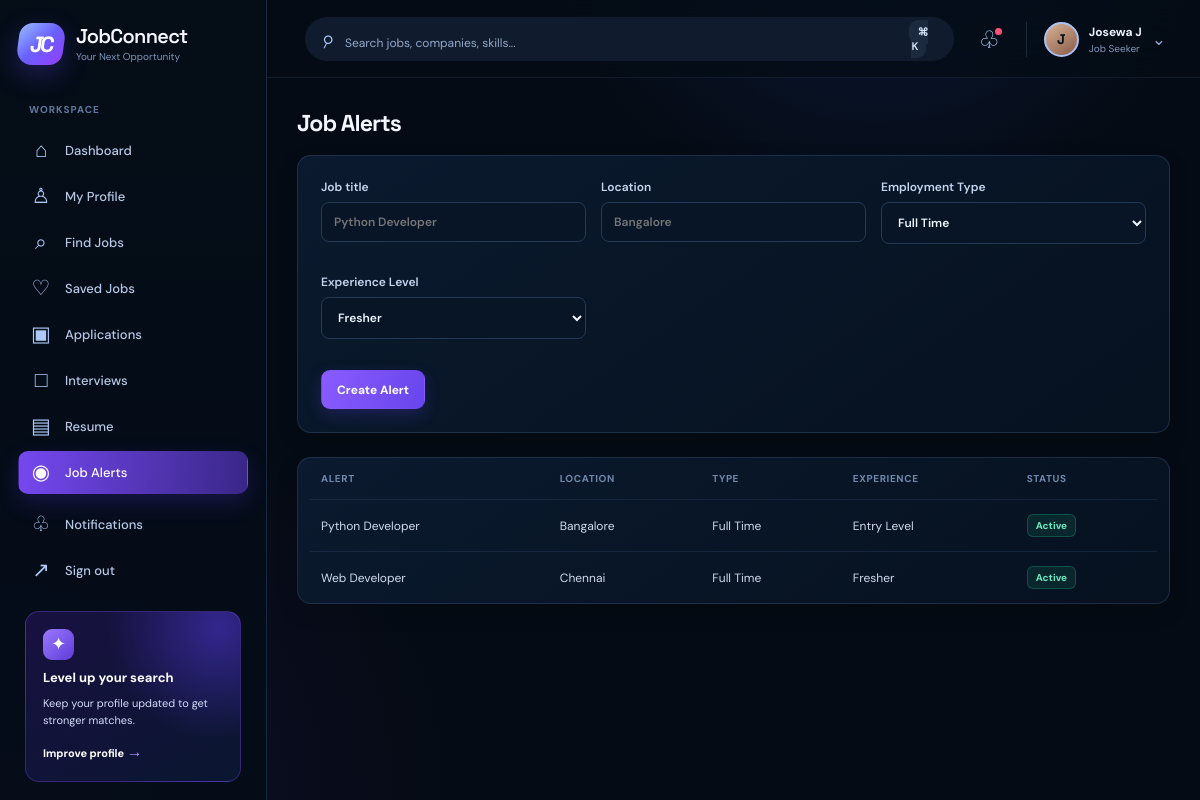
Screenshot of /job_alerts (signed in) with the database file from the repository.
### tables this page shows
CREATE TABLE users (
            id INTEGER PRIMARY KEY AUTOINCREMENT,
            username TEXT UNIQUE NOT NULL,
            full_name TEXT NOT NULL,
            email TEXT UNIQUE NOT NULL,
            phone TEXT,
            password_hash TEXT NOT NULL,
            role TEXT NOT NULL,
            location TEXT,
            profile_image TEXT,
            created_at TEXT NOT NULL DEFAULT CURRENT_TIMESTAMP
        );

CREATE TABLE job_alerts (
            id INTEGER PRIMARY KEY AUTOINCREMENT,
            user_id INTEGER NOT NULL,
            keywords TEXT,
            location TEXT,
            employment_type TEXT,
            experience_level TEXT,
            active INTEGER DEFAULT 1,
            created_at TEXT NOT NULL DEFAULT CURRENT_TIMESTAMP,
            FOREIGN KEY(user_id) REFERENCES users(id)
        );

### backend/app.py (the view, shortened to what this page needs)
@app.route("/job_alerts", methods=["GET", "POST"])
def job_alerts():
    user = get_current_user()
    if not user:
        flash("Please log in to manage job alerts.", "error")
        return redirect(url_for("login"))
    conn = get_db_connection()
    alerts = conn.execute("SELECT * FROM job_alerts WHERE user_id = ? ORDER BY created_at DESC", (user["id"],)).fetchall()
    conn.close()
    return render_template("job_alerts.html", alerts=[dict(row) for row in alerts], user=user)

### backend/app.py (called while the page is built, shortened)
def get_current_user():
    user_id = session.get("user_id")
    if not user_id:
        return None
    conn = get_db_connection()
    user = conn.execute("SELECT * FROM users WHERE id = ?", (user_id,)).fetchone()
    conn.close()
    return dict(user) if user else None

def ensure_demo_data():
    conn = get_db_connection()
    user_count = conn.execute("SELECT COUNT(*) FROM users").fetchone()[0]
    if user_count > 0:
        conn.close()
        return

@app.before_request
def setup_demo_data():
    init_db()
    ensure_demo_data()

@app.context_processor
def inject_user():
    return {"current_user": get_current_user()}

### backend/database.py (called while the page is built)
def get_db_connection():
    conn = sqlite3.connect(DB_PATH)
    conn.row_factory = sqlite3.Row
    return conn

### frontend/templates/job_alerts.html (shortened to what this page needs)
{% extends 'base.html' %}
{% block content %}
<div class="container" style="max-width: 900px;">
  <div class="section-heading">
    <h2>Job Alerts</h2>
  </div>
  <div class="form-panel">
    <form method="POST">
      <div class="form-grid">
        <div class="form-row"><label>Job title<input type="text" name="keywords" placeholder="Python Developer" /></label></div>
        <div class="form-row"><label>Location<input type="text" name="location" placeholder="Bangalore" /></label></div>
        <div class="form-row"><label>Employment Type<select name="employment_type"><option>Full Time</option><option>Internship</option><option>Contract</option></select></label></div>
        <div class="form-row"><label>Experience Level<select name="experience_level"><option>Fresher</option><option>Entry Level</option><option>1–2 Years</option></select></label></div>
      </div>
      <button type="submit" class="btn btn-primary" style="margin-top: 16px;">Create Alert</button>
    </form>
  </div>
  <div class="table-wrap" style="margin-top: 24px;">
    <table>
      <thead>
        <tr>
          <th>Alert</th>
          <th>Location</th>
          <th>Type</th>
          <th>Experience</th>
          <th>Status</th>
        </tr>
      </thead>
      <tbody>
        {% for alert in alerts %}
        <tr>
          <td>{{ alert.keywords }}</td>
          <td>{{ alert.location }}</td>
          <td>{{ alert.employment_type }}</td>
          <td>{{ alert.experience_level }}</td>
          <td>{% if alert.active %}<span class="badge success">Active</span>{% else %}<span class="badge danger">Paused</span>{% endif %}</td>
        </tr>
        {% else %}
        <tr><td colspan="5">No job alerts created yet.</td></tr>
        {% endfor %}
      </tbody>
    </table>
  </div>
</div>
{% endblock %}

### frontend/templates/base.html (shortened to what this page needs)
<!DOCTYPE html>
<html lang="en">
  <head>
    <link rel="stylesheet" href="{{ url_for('static', filename='css/style.css', v='8') }}" />
  </head>
  <body>
    {% set active = request.endpoint or '' %}
    <div class="page-shell {% if current_user %}signed-in{% else %}guest-shell{% endif %}">
      {% if current_user %}
      <aside class="sidebar" id="sidebar">
        <a class="brand-wrap" href="{{ url_for('dashboard') }}" aria-label="JobConnect dashboard">
          <span class="brand-mark">JC</span>
          <span><span class="brand-name">JobConnect</span><span class="brand-tag">Your Next Opportunity</span></span>
        </a>
        <nav class="sidebar-nav" aria-label="Main navigation">
          <p class="nav-label">Workspace</p>
          <a class="nav-link {% if active == 'dashboard' %}active{% endif %}" href="{{ url_for('dashboard') }}"><span class="nav-icon">⌂</span>Dashboard</a>
          {% if current_user.role == 'job_seeker' %}
          <a class="nav-link {% if active == 'profile' %}active{% endif %}" href="{{ url_for('profile') }}"><span class="nav-icon">♙</span>My Profile</a>
          <a class="nav-link {% if active == 'jobs' or active == 'search_results' or active == 'job_detail' %}active{% endif %}" href="{{ url_for('jobs') }}"><span class="nav-icon">⌕</span>Find Jobs</a>
          <a class="nav-link {% if active == 'saved_jobs' %}active{% endif %}" href="{{ url_for('saved_jobs') }}"><span class="nav-icon">♡</span>Saved Jobs</a>
          <a class="nav-link {% if active == 'applications_page' or active == 'application_detail' %}active{% endif %}" href="{{ url_for('applications_page') }}"><span class="nav-icon">▣</span>Applications</a>
          <a class="nav-link {% if active == 'interviews_page' or active == 'interview_detail' %}active{% endif %}" href="{{ url_for('interviews_page') }}"><span class="nav-icon">□</span>Interviews</a>
          <a class="nav-link {% if active == 'resume_management' %}active{% endif %}" href="{{ url_for('resume_management') }}"><span class="nav-icon">▤</span>Resume</a>
          <a class="nav-link {% if active == 'job_alerts' %}active{% endif %}" href="{{ url_for('job_alerts') }}"><span class="nav-icon">◉</span>Job Alerts</a>
          {% else %}
          <a class="nav-link {% if active == 'admin_users' %}active{% endif %}" href="{{ url_for('admin_users') }}"><span class="nav-icon">♙</span>Users</a>
          <a class="nav-link {% if active == 'admin_jobs' %}active{% endif %}" href="{{ url_for('admin_jobs') }}"><span class="nav-icon">▣</span>Job Listings</a>
          {% endif %}
        </nav>
        <div class="sidebar-bottom">
          <a class="nav-link {% if active == 'notifications_page' %}active{% endif %}" href="{{ url_for('notifications_page') }}"><span class="nav-icon">♧</span>Notifications</a>
          <a class="nav-link" href="{{ url_for('logout') }}"><span class="nav-icon">↗</span>Sign out</a>
          <div class="upgrade-card">
            <span class="upgrade-icon">✦</span><strong>Level up your search</strong>
            <span>Keep your profile updated to get stronger matches.</span>
            <a href="{{ url_for('profile') if current_user.role != 'admin' else url_for('dashboard') }}">Improve profile <b>→</b></a>
          </div>
        </div>
      </aside>
      <div class="workspace">
        <header class="topbar">
          <form method="GET" action="{{ url_for('search_results') }}" class="search-form">
            <span class="search-icon">⌕</span><input type="text" name="q" placeholder="Search jobs, companies, skills..." value="{{ request.args.get('q', '') }}" />
            <button type="submit" aria-label="Search">Search <kbd>⌘ K</kbd></button>
          </form>
          <div class="topbar-actions">
            <a href="{{ url_for('notifications_page') }}" class="round-action" aria-label="Notifications">♧</a>
            <a href="{{ url_for('profile') if current_user.role != 'admin' else url_for('dashboard') }}" class="user-menu"><span class="avatar">{{ current_user.full_name[:1]|upper }}</span><span class="user-menu-text"><b>{{ current_user.full_name }}</b><small>{{ current_user.role|replace('_', ' ')|title }}</small></span><span class="chevron">⌄</span></a>
          </div>
        </header>
      {% endif %}
      <main class="{% if current_user %}main-content{% else %}landing-main{% endif %}">{% block content %}{% endblock %}</main>
      {% if current_user %}</div>{% endif %}
    </div>
  </body>
</html>

### rows the page displays
users: full_name "J", full_name "Josewa J", role "Job Seeker"
job_alerts: keywords "Python Developer", location "Bangalore", employment_type "Full Time", experience_level "Entry Level", active "Active"
job_alerts: keywords "Web Developer", location "Chennai", employment_type "Full Time", experience_level "Fresher", active "Active"
